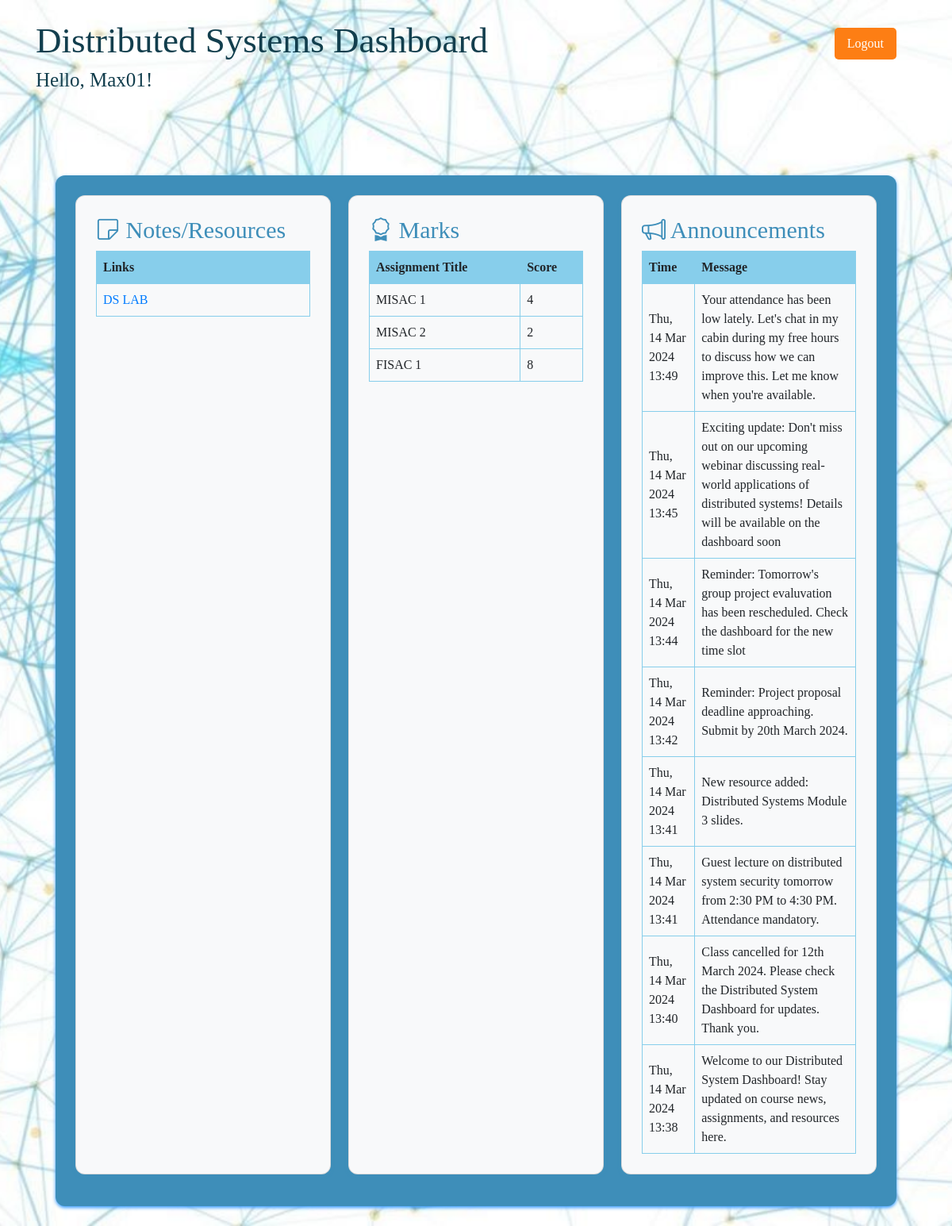
The page /home/ (signed in) on the database as committed earlier.
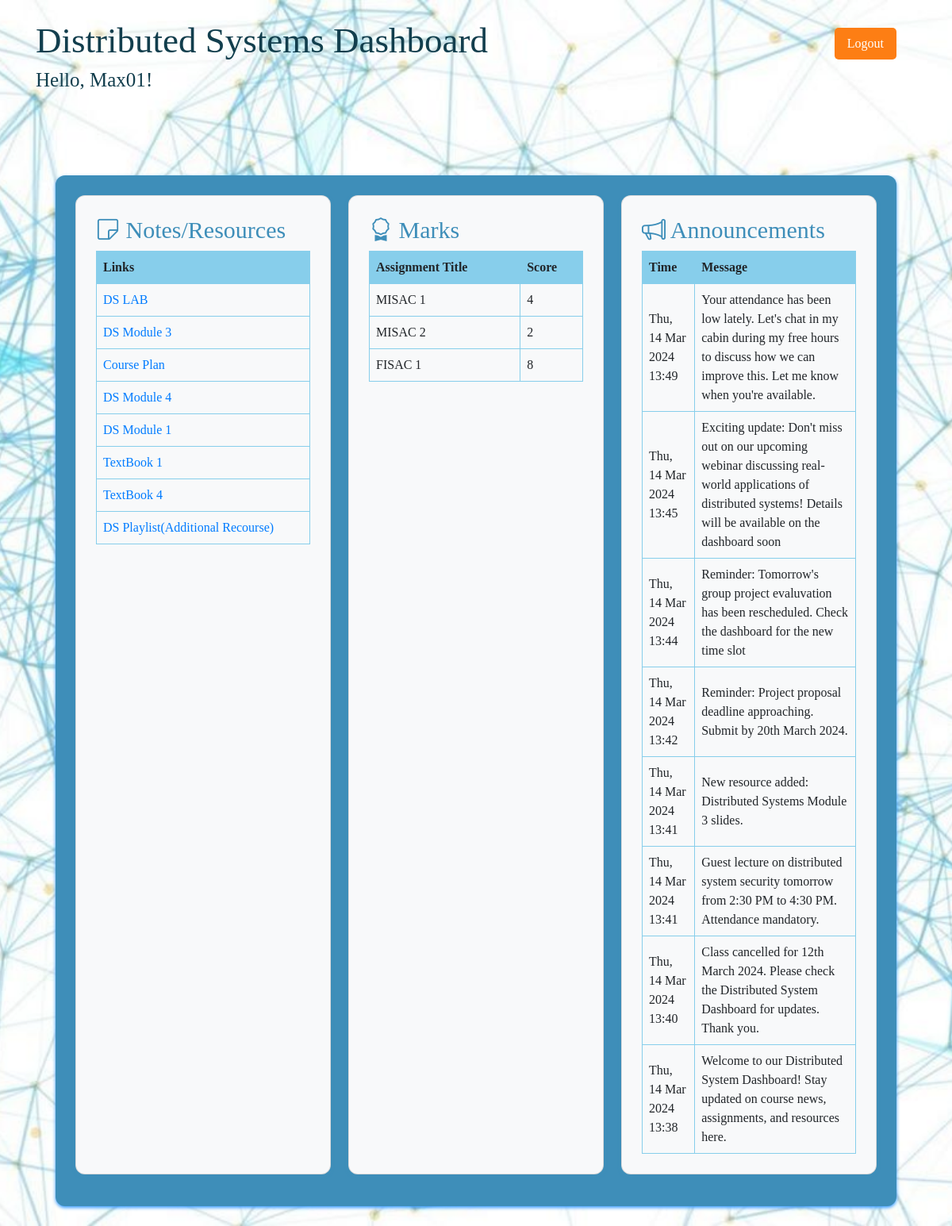
The same page on the database as committed later.
### myapp/models.py (models this page shows, shortened)
class Resource(models.Model):
    title = models.CharField(max_length=255)
    link = models.URLField()
    description = models.TextField(blank=True)

class Mark(models.Model):
    student = models.ForeignKey(User, on_delete=models.CASCADE)
    assignment_title = models.CharField(max_length=255)
    score = models.IntegerField()

class Announcement(models.Model):
    message = models.TextField()
    created_at = models.DateTimeField(auto_now_add=True)
    for_all = models.BooleanField(default=True)
    specific_student = models.ForeignKey(
        User, on_delete=models.CASCADE, null=True, blank=True)  # Optional

### myapp/views.py (the view)
# urls.py: path('home/', views.home_view, name='home'),
def home_view(request):
    resources = Resource.objects.all()
    marks = Mark.objects.filter(student=request.user)
    announcements = (Announcement.objects.filter(for_all=True) | Announcement.objects.filter(
        specific_student=request.user)).order_by('-created_at')
    context = {
        'user': request.user,
        'welcome_message': "Distributed Systems Dashboard",
        'resources': resources,
        'marks': marks,
        'announcements': announcements,
    }
    return render(request, 'home.html', context)

### templates/home.html (shortened to what this page needs)
<!DOCTYPE html>
<html lang="en">
<head>
    <link rel="stylesheet" href="https://stackpath.bootstrapcdn.com/bootstrap/4.5.2/css/bootstrap.min.css">
    <link rel="stylesheet" href="https://cdn.jsdelivr.net/npm/bootstrap-icons@1.9.1/font/bootstrap-icons.css">
</head>
<body>
    <div class="container">
        <br>
        <h1>{{ welcome_message }}</h1>
        <h3>Hello, {{ user.username }}!</h3>
        <form action="{% url 'logout' %}" method="post">
            <button type="submit">Logout</button>
        </form>
        <br><br><br>
        <div class="dashboard">
            <div class="column card bg-light">
                <h2><i class="bi bi-sticky"></i>  Notes/Resources</h2>
                <table>
                    <thead>
                        <tr>
                            <th>Links</th>
                        </tr>
                    </thead>
                    <tbody>
                        {% for resource in resources %}
                        <tr>
                            <td><a href="{{ resource.link }}">{{ resource.title }}</a></td>
                        </tr>
                        {% empty %}
                        <tr>
                            <td>No resources available.</td>
                        </tr>
                        {% endfor %}
                    </tbody>
                </table>
            </div>
            <div class="column card bg-light">
                <h2><i class="bi bi-award"></i>  Marks</h2>
                <table>
                    <thead>
                        <tr>
                            <th>Assignment Title</th>
                            <th>Score</th>
                        </tr>
                    </thead>
                    <tbody>
                        {% for mark in marks %}
                        <tr>
                            <td>{{ mark.assignment_title }}</td>
                            <td>{{ mark.score }}</td>
                        </tr>
                        {% empty %}
                        <tr>
                            <td colspan="2">No marks available.</td>
                        </tr>
                        {% endfor %}
                    </tbody>
                </table>
            </div>
            <div class="column card bg-light">
                <h2><i class="bi bi-megaphone"></i>  Announcements</h2>
                <table>
                    <thead>
                        <tr>
                            <th>Time</th>
                            <th>Message</th>
                        </tr>
                    </thead>
                    <tbody>
                        {% for announcement in announcements %}
                        <tr class="announcement" data-message="{{ announcement.message }}" data-type="{% if announcement.for_all %}Broadcast{% else %}Private{% endif %}">
                            <td>{{ announcement.created_at|date:"D, d M Y H:i" }}</td>
                            <td>{{ announcement.message }}</td>
                        </tr>
                        {% empty %}
                        <tr>
                            <td colspan="2">No announcements.</td>
                        </tr>
                        {% endfor %}
                    </tbody>
                </table>
            </div>
        </div>
    </div>
</body>
</html>

### templates/home.html (style rules this page uses)
body { font-family: 'Garamond', serif; margin: 0; padding: 0; display: flex; justify-content: center; background-color: #fff; }
.dashboard { display: grid; grid-template-columns: repeat(3, 1fr); gap: 22px; max-width: 1300px; margin: 25px; padding: 25px; background-color: #3e8eb9; border-radius: 12px; box-shadow: 0 2px 4px #3399ff; }
.column { padding: 25px; border-radius: 12px; background-color: #FFF; box-shadow: 0 2px 4px #3e8eb9; transition: transform 0.2s ease; }
h1 { color:#123e4d; font-family: 'Garamond', serif; font-size: 45px; }
h3 { color:#123e4d; font-family: 'Garamond', serif; font-size: 25px; }
h2 { color: #3e8eb9 ; font-family: 'Garamond', serif; font-size: 30px; }
.card { margin-bottom: 15px; }
button[type="submit"] { background-color: #fd7e14; color: white; border: none; padding: 8px 16px; border-radius: 5px; cursor: pointer; position: absolute; top: 35px; right: 40px; }
h2 i { color: #3e8eb9; }
.container { position: relative; }
table { border-collapse: collapse; width: 100%; }
th, td { border: 1px solid #87CEEB; padding: 8px; text-align: left; }
th { background-color: #87CEEB; }

Rows that differ between the two databases and show on the page:
added Resource: title "DS Module 3"
added Resource: title "Course Plan"
added Resource: title "DS Module 4"
added Resource: title "DS Module 1"
added Resource: title "TextBook 1"
added Resource: title "TextBook 4"
added Resource: title "DS Playlist(Additional Recourse)"
